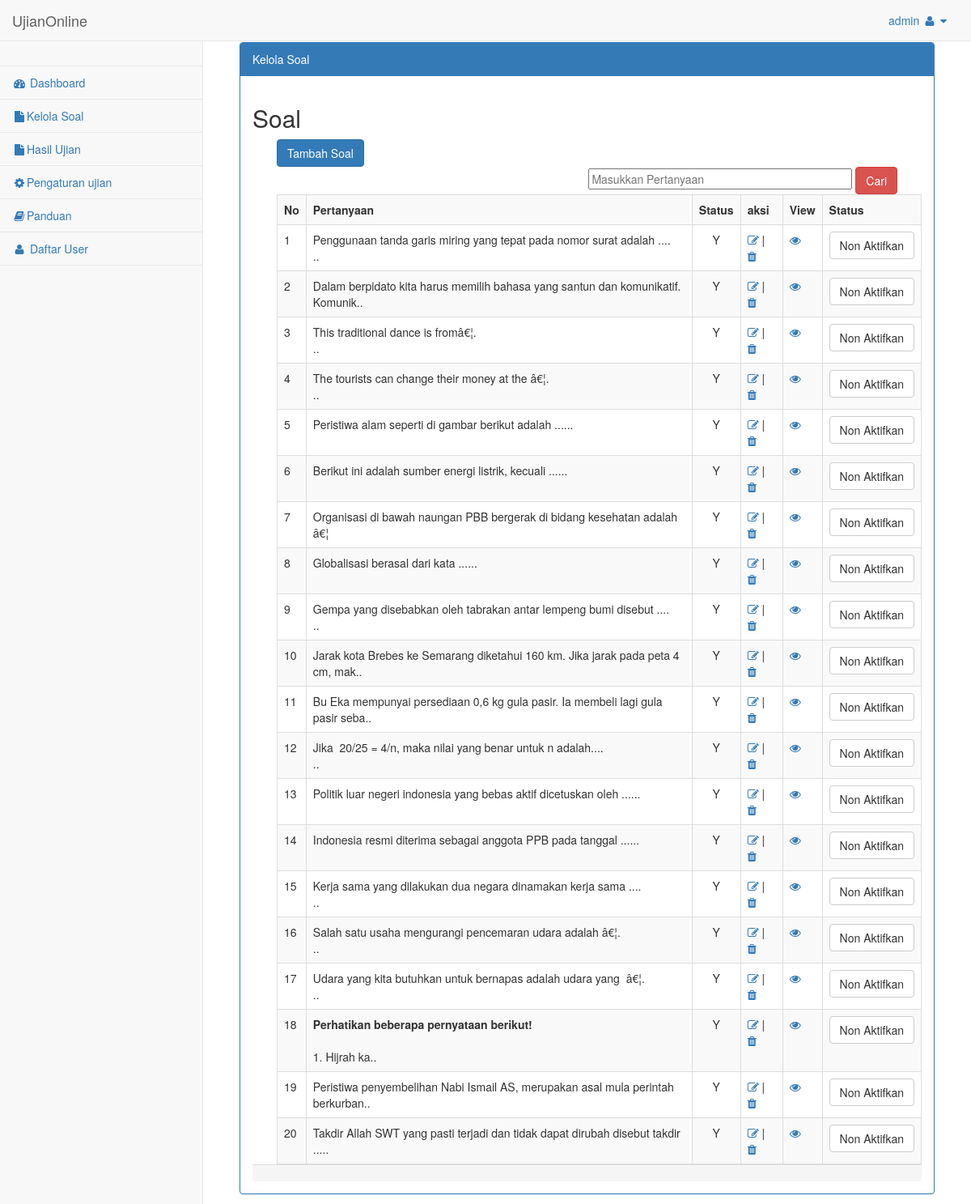
The app's page /admin/media.php?module=soal (signed in) with its own data.
### tables this page shows
CREATE TABLE `tbl_soal` (
  `id_soal` int(5) NOT NULL,
  `soal` text NOT NULL,
  `a` varchar(30) NOT NULL,
  `b` varchar(30) NOT NULL,
  `c` varchar(30) NOT NULL,
  `d` varchar(30) NOT NULL,
  `knc_jawaban` varchar(30) NOT NULL,
  `gambar` varchar(100) NOT NULL,
  `tanggal` date NOT NULL,
  `aktif` enum('Y','N') NOT NULL DEFAULT 'Y'
);

### admin/modul/mod_soal/soal.php (the view, shortened to what this page needs)
        <div id="page-wrapper">
            <div class="container-fluid">
                <div class="row">
                    <div class="col-lg-12">
                    </div>
                </div>
                <div class="row">
                    <div class="col-lg-12">
                    <div class="panel panel-primary">
                        <div class="panel-heading">
                          Kelola Soal
                        </div>
                        <div class="panel-body">
<?php
 if (empty($_SESSION['username']) AND empty($_SESSION['passuser'])){
  echo "<link href='style.css' rel='stylesheet' type='text/css'>
 <center>Untuk mengakses modul, Anda harus login <br>";
  echo "<a href=../../index.php><b>LOGIN</b></a></center>";
}
else{
$aksi="modul/mod_soal/aksi_soal.php";
switch($_GET[act]){
  default:
    echo "<h2>Soal</h2>";
  echo "<div style='text-align:left;padding-left:30px;'>
          <input class='btn btn-primary' type=button value='Tambah Soal'
          onclick=\"window.location.href='?module=soal&act=tambahsoal';\">";
  echo "<div style='text-align:right;padding-right:30px;'>
         <form method='POST' action=?module=soal&act=carisoal>
     <input type=text name='cari'  placeholder='Masukkan Pertanyaan' list='auto' size=40 required/> <input type=submit class='btn btn-danger' value='Cari'>";
    echo"<datalist id='auto'>";
  echo"</datalist></form>
      </div>";
     echo" <table class='table table-striped table-bordered table-hover'>
          <tr><th>No</th><th>Pertanyaan</th><th>Status</th><th>aksi</th><th>View</th><th>Status</th></tr>";
    $tampil=mysqli_query($con,"SELECT * FROM tbl_soal ORDER BY id_soal DESC");
    $no=1;
    while ($r=mysqli_fetch_array($tampil)){
    $soal=substr($r[soal],0,78);
       echo "<tr><td>$no</td>
             <td>$soal..</td>
       <td align='center'>$r[aktif]</td>
             <td>
        <a href=?module=soal&act=editsoal&id=$r[id_soal]><i class='fa fa-pencil-square-o'></i></a> |
        <a href=$aksi?module=soal&act=hapus&id=$r[id_soal]><i class='fa fa-trash'></i></a></td>
        <td> <a href='#' onclick=\"bukajendela('zoom.php?id=$r[id_soal]')\"><i class='fa fa-eye'></i></a></td>";
        if ($r[aktif]=="Y") {
          echo"<td><input type=button class='btn btn-default' value='Non Aktifkan' onclick=\"window.location.href='$aksi?module=soal&act=nonaktif&id=$r[id_soal]';\"></td>";
        }else {
          echo"<td align='center'><input class='btn btn-success' type=button value='Aktifkan' onclick=\"window.location.href='$aksi?module=soal&act=aktif&id=$r[id_soal]';\"></td>";
        }
        echo"   </td>
    </tr>";
      $no++;
    }
    echo "</table>";
    break;
  }
}
?>
                        </div>
                        <div class="panel-footer">
                        </div>
                    </div>
                    </div>
                </div>
            </div>
        </div>

### admin/media.php (shortened to what this page needs)
<!DOCTYPE html>
<html lang="en">
<head>
    <link href="../vendor/bootstrap/css/bootstrap.min.css" rel="stylesheet">
    <link href="../vendor/metisMenu/metisMenu.min.css" rel="stylesheet">
    <link href="../dist/css/sb-admin-2.css" rel="stylesheet">
    <link href="../dist/css/bootstrap-table.css" rel="stylesheet">
    <link href="../dist/css/datepicker.css" rel="stylesheet">
    <link href="../vendor/morrisjs/morris.css" rel="stylesheet">
    <link href="../vendor/font-awesome/css/font-awesome.min.css" rel="stylesheet" type="text/css">
</head>
<body>
    <div id="wrapper">
        <?php
            include "content.php";
        ?>
    </div>
</body>
</html>

### admin/content.php (shortened to what this page needs)
<?php
include "../config/koneksi.php";
if ($_GET[module]=='home'){
  include "sidebar.php";
  include "modul/mod_home/home.php";
}
elseif ($_GET[module]=='soal'){
  include "sidebar.php";
  include "modul/mod_soal/soal.php";
}
elseif ($_GET[module]=='profil'){
  include "sidebar.php";
  include "modul/mod_profil/profil.php";
}
elseif ($_GET[module]=='komentar'){
  include "sidebar.php";
  include "modul/mod_komentar/komentar.php";
}
elseif ($_GET[module]=='hasilujian'){
  include "sidebar.php";
  include "modul/mod_hasilujian/hasilujian.php";
}
elseif ($_GET[module]=='pengaturanujian'){
  include "sidebar.php";
  include "modul/mod_pengaturanujian/pengaturanujian.php";
}
elseif  ($_GET[module]=='panduan') {
	include "sidebar.php";
	include "modul/mod_panduan/panduan.php";
}
elseif ($_GET[module]=='users') {
	include "sidebar.php";
	include "modul/mod_users/users.php";
}
else{
  echo "<p><b>MODUL BELUM ADA ATAU BELUM LENGKAP</b></p>";
}
?>

### admin/sidebar.php (shortened to what this page needs)
<nav class="navbar navbar-default navbar-static-top" role="navigation" style="margin-bottom: 0">
    <div class="navbar-header">
        <a class="navbar-brand" href="#">UjianOnline</a>
    </div>
    <ul class="nav navbar-top-links navbar-right">
        <li class="dropdown">
            <a class="dropdown-toggle" data-toggle="dropdown" href="#">
                <?php echo $_SESSION[username] ?>
                <i class="fa fa-user fa-fw"></i> <i class="fa fa-caret-down"></i>
            </a>
        </li>
    </ul>
    <div class="navbar-default sidebar" role="navigation">
        <div class="sidebar-nav navbar-collapse">
            <ul class="nav" id="side-menu">
                <li class="sidebar-search">
                </li>
                <li >
                    <a href="?module=home"><i class="fa fa-dashboard fa-fw"></i> Dashboard</a>
                </li>
                <li>
                    <a href="?module=soal"><i class="fa fa-file fa-fw"></i>Kelola Soal</a>
                </li>
                 <li>
                    <a href="?module=hasilujian"><i class="fa fa-file fa-fw"></i>Hasil Ujian</a>
                </li>
                <li>
                    <a href="?module=pengaturanujian"><i class="fa fa-gear fa-fw"></i>Pengaturan ujian</a>
                </li>
                <li>
                    <a href="?module=panduan"><i class="fa fa-book fa-fw"></i>Panduan</a>
                </li>
                <li>
                    <a href="?module=users"><i class="fa fa-user fa-fw"></i> Daftar User</a>
                </li>
            </ul>
        </div>
    </div>
</nav>

### records on screen
tbl_soal: soal "Penggunaan tanda garis miring yang tepat pada nomor surat adalah ....", aktif "Y"
tbl_soal: soal "Dalam berpidato kita harus memilih bahasa yang santun dan komunikatif. Komunik", aktif "Y"
tbl_soal: soal "This traditional dance is fromâ€¦.", aktif "Y"
tbl_soal: soal "The tourists can change their money at the â€¦.", aktif "Y"
tbl_soal: soal "Peristiwa alam seperti di gambar berikut adalah ....", aktif "Y"
tbl_soal: soal "Berikut ini adalah sumber energi listrik, kecuali ....", aktif "Y"
tbl_soal: soal "Organisasi di bawah naungan PBB bergerak di bidang kesehatan adalah â€¦", aktif "Y"
tbl_soal: soal "Globalisasi berasal dari kata ....", aktif "Y"
tbl_soal: soal "Gempa yang disebabkan oleh tabrakan antar lempeng bumi disebut ....", aktif "Y"
tbl_soal: soal "Jarak kota Brebes ke Semarang diketahui 160 km. Jika jarak pada peta 4 cm, mak", aktif "Y"
tbl_soal: soal "Bu Eka mempunyai persediaan 0,6 kg gula pasir. Ia membeli lagi gula pasir seba", aktif "Y"
tbl_soal: soal "Jika 20/25 = 4/n, maka nilai yang benar untuk n adalah....", aktif "Y"
tbl_soal: soal "Politik luar negeri indonesia yang bebas aktif dicetuskan oleh ....", aktif "Y"
tbl_soal: soal "Indonesia resmi diterima sebagai anggota PPB pada tanggal ....", aktif "Y"
tbl_soal: soal "Kerja sama yang dilakukan dua negara dinamakan kerja sama ....", aktif "Y"
tbl_soal: soal "Salah satu usaha mengurangi pencemaran udara adalah â€¦.", aktif "Y"
tbl_soal: soal "Udara yang kita butuhkan untuk bernapas adalah udara yang â€¦.", aktif "Y"
tbl_soal: soal "Perhatikan beberapa pernyataan berikut! 1. Hijrah ka", aktif "Y"
tbl_soal: soal "Peristiwa penyembelihan Nabi Ismail AS, merupakan asal mula perintah berkurban", aktif "Y"
tbl_soal: soal "Takdir Allah SWT yang pasti terjadi dan tidak dapat dirubah disebut takdir ...", aktif "Y"

### other values on screen
$_SESSION[username] "admin"
